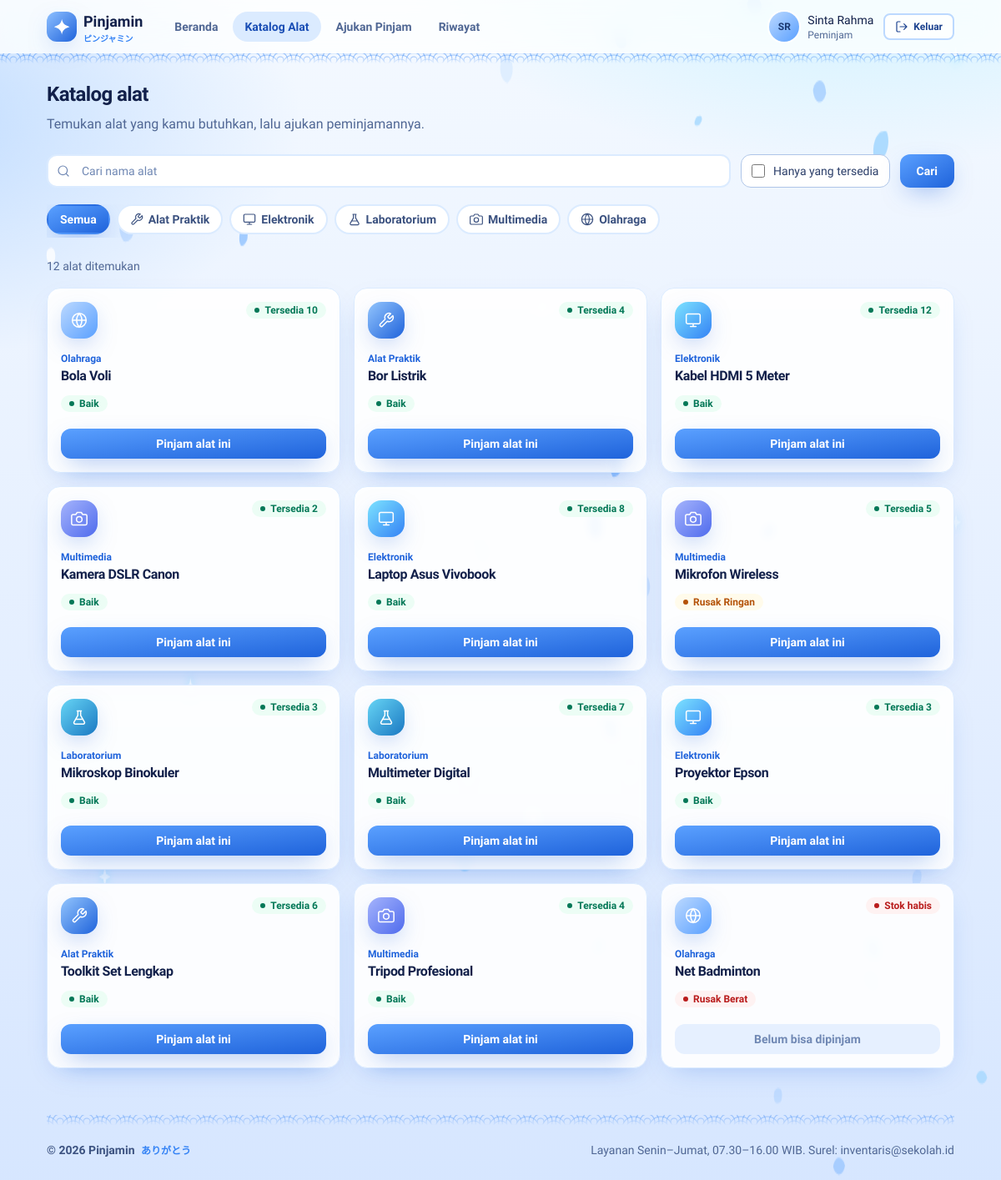
The page /peminjam/daftar_alat.php (signed in) on the database its author committed.
### tables this page shows
CREATE TABLE kategori (
  id_kategori INT(11) NOT NULL AUTO_INCREMENT,
  nama_kategori VARCHAR(255) NOT NULL,
  PRIMARY KEY (id_kategori)
);

CREATE TABLE alat (
  id_alat INT(11) NOT NULL AUTO_INCREMENT,
  nama_alat VARCHAR(255) NOT NULL,
  id_kategori INT(11) NOT NULL,
  stok INT(11) NOT NULL,
  kondisi VARCHAR(255) NOT NULL,
  PRIMARY KEY (id_alat),
  FOREIGN KEY (id_kategori) REFERENCES kategori(id_kategori)
);

### config/koneksi.php (the view, shortened to what this page needs)
<?php
function e($teks)
{
    return htmlspecialchars((string)$teks, ENT_QUOTES, 'UTF-8');
}
function url($path = '')
{
    return BASE_URL . '/' . ltrim($path, '/');
}
function db_query($k, $sql, $params = [])
{
    $st = $k->prepare($sql);
    $st->execute();
    return $st;
}
function db_all($k, $sql, $params = [])
{
    $st = db_query($k, $sql, $params);
    $hasil = $st->get_result()->fetch_all(MYSQLI_ASSOC);
    return $hasil;
}
function badge($label, $nada = 'gray')
{
    return '<span class="badge badge-' . e($nada) . '"><i></i>' . e($label) . '</span>';
}
function badge_kondisi($kondisi)
{
    $k = strtolower($kondisi);
    $nada = 'green';
    if (strpos($k, 'ringan') !== false) {
        $nada = 'amber';
    } elseif (strpos($k, 'berat') !== false || strpos($k, 'rusak') !== false) {
        $nada = 'red';
    }
    return badge($kondisi, $nada);
}
function kategori_ikon($nama)
{
    $n = strtolower($nama);
    if (strpos($n, 'elektro') !== false) return 'monitor';
    if (strpos($n, 'multi') !== false) return 'camera';
    if (strpos($n, 'praktik') !== false || strpos($n, 'bengkel') !== false) return 'tool';
    if (strpos($n, 'lab') !== false) return 'flask';
    if (strpos($n, 'olahraga') !== false) return 'ball';
    return 'box';
}
function kategori_gradien($id)
{
    $g = [
        ['#8EC0FF', '#3382F5'], ['#7DE3FF', '#3382F5'], ['#A5B4FC', '#4F6BED'],
        ['#93C5FD', '#1F63DB'], ['#67D5F5', '#1A78C2'], ['#BCD9FF', '#5AA0FF'],
    ];
    $c = $g[((int)$id) % count($g)];
    return 'background:linear-gradient(135deg,' . $c[0] . ',' . $c[1] . ')';
}
function icon($nama, $kelas = 'w-5 h-5')
{
    $path = isset($d[$nama]) ? $d[$nama] : $d['box'];
    return '<svg class="' . e($kelas) . '" viewBox="0 0 24 24" fill="none" stroke="currentColor" stroke-width="1.8" stroke-linecap="round" stroke-linejoin="round" aria-hidden="true"><path d="' . $path . '"/></svg>';
}
function alat_bisa_dipinjam($a)
{
    return (int)$a['stok'] > 0 && stripos($a['kondisi'], 'berat') === false;
}
function kartu_alat($a, $tunda = 0)
{
    $bisa = alat_bisa_dipinjam($a);
    $ikon = kategori_ikon($a['nama_kategori']);
    ob_start(); ?>
    <article class="card flex flex-col p-4">
        <div class="flex items-start justify-between gap-3">
            <span class="grid h-11 w-11 place-items-center rounded-2xl text-white shadow-glow" style="<?= kategori_gradien($a['id_kategori']) ?>"><?= icon($ikon, 'w-5 h-5') ?></span>
            <?php if ($bisa): ?>
                <span class="badge badge-green"><i></i>Tersedia <?= (int)$a['stok'] ?></span>
            <?php else: ?>
                <span class="badge badge-red"><i></i><?= (int)$a['stok'] < 1 ? 'Stok habis' : 'Tidak layak pakai' ?></span>
            <?php endif; ?>
        </div>
        <p class="mt-4 text-xs font-bold text-accent-600"><?= e($a['nama_kategori']) ?></p>
        <h3 class="mt-0.5 text-base font-black leading-snug text-zinc-900"><?= e($a['nama_alat']) ?></h3>
        <div class="mt-2"><?= badge_kondisi($a['kondisi']) ?></div>
        <div class="mt-auto pt-5">
            <?php if ($bisa): ?>
                <a href="<?= url('peminjam/pinjam.php?id=' . (int)$a['id_alat']) ?>" class="btn btn-primary w-full">Pinjam alat ini</a>
            <?php else: ?>
                <span class="btn w-full cursor-not-allowed bg-zinc-100 text-zinc-400">Belum bisa dipinjam</span>
            <?php endif; ?>
        </div>
    </article>
    <?php
    return ob_get_clean();
}

### peminjam/daftar_alat.php (shortened to what this page needs)
<?php
require_once '../includes/auth.php';
$q = trim(isset($_GET['q']) ? $_GET['q'] : '');
$id_kat = isset($_GET['kategori']) ? (int)$_GET['kategori'] : 0;
$hanya_tersedia = !empty($_GET['tersedia']);
$kategori = db_all($koneksi, 'SELECT * FROM kategori ORDER BY nama_kategori');
$sql = 'SELECT a.*, k.nama_kategori FROM alat a JOIN kategori k ON k.id_kategori = a.id_kategori WHERE 1=1';
$par = [];
$sql .= " ORDER BY (a.stok > 0 AND a.kondisi NOT LIKE '%berat%') DESC, a.nama_alat";
$daftar = db_all($koneksi, $sql, $par);
function link_filter($ubah)
{
    $p = array_merge($_GET, $ubah);
    $p = array_filter($p, function ($v) { return $v !== '' && $v !== null && $v !== 0 && $v !== '0'; });
    return url('peminjam/daftar_alat.php') . ($p ? '?' . http_build_query($p) : '');
}
require_once '../includes/header.php';
require_once '../includes/navbar.php';
?>
<div>
    <div class="flex flex-col gap-2">
        <h1 class="text-2xl font-semibold text-zinc-900">Katalog alat</h1>
        <p class="text-zinc-500">Temukan alat yang kamu butuhkan, lalu ajukan peminjamannya.</p>
    </div>
    <form method="get" class="mt-6 flex flex-col gap-3 sm:flex-row">
        <div class="relative flex-1">
            <span class="pointer-events-none absolute left-3 top-1/2 -translate-y-1/2 text-zinc-400"><?= icon('search', 'w-4 h-4') ?></span>
            <input type="search" name="q" value="<?= e($q) ?>" class="input pl-10" placeholder="Cari nama alat" aria-label="Cari alat">
        </div>
        <label class="flex cursor-pointer items-center gap-2.5 rounded-xl border border-zinc-300 bg-white px-3 py-2 text-sm font-medium text-zinc-700">
            <input type="checkbox" name="tersedia" value="1" class="h-4 w-4 rounded border-zinc-300 text-zinc-900 focus:ring-accent-500" <?= $hanya_tersedia ? 'checked' : '' ?> onchange="this.form.submit()">
            Hanya yang tersedia
        </label>
        <button class="btn btn-primary px-5">Cari</button>
    </form>
    <div class="mt-5 flex gap-2 overflow-x-auto pb-1 scroll-thin">
        <a href="<?= link_filter(['kategori' => 0]) ?>" class="chip <?= !$id_kat ? 'chip-on' : '' ?>">Semua</a>
        <?php foreach ($kategori as $k): ?>
            <a href="<?= link_filter(['kategori' => (int)$k['id_kategori']]) ?>" class="chip <?= $id_kat === (int)$k['id_kategori'] ? 'chip-on' : '' ?>">
                <?= icon(kategori_ikon($k['nama_kategori']), 'w-4 h-4') ?> <?= e($k['nama_kategori']) ?>
            </a>
        <?php endforeach; ?>
    </div>
    <p class="mt-6 text-sm text-zinc-500"><?= count($daftar) ?> alat ditemukan<?= $q !== '' ? ' untuk "' . e($q) . '"' : '' ?></p>
    <?php if ($daftar): ?>
        <div class="mt-4 grid gap-4 sm:grid-cols-2 lg:grid-cols-3">
            <?php foreach ($daftar as $i => $a) { echo kartu_alat($a); } ?>
        </div>
    <?php endif; ?>
</div>
<?php require_once '../includes/footer.php'; ?>

### includes/header.php (style rules this page uses)
body { background-color: #EAF3FF; background-image: radial-gradient(60rem 36rem at 85% -10%, rgba(125,227,255,.45), transparent 60%), radial-gradient(50rem 30rem at -10% 10%, rgba(142,192,255,.5), transparent 60%), linear-gradient(180deg, #F4F9FF 0%, #E3EEFF 60%, #D6E6FF 100%); background-attachment: fixed; min-height: 100vh; }
.js .masuk, .js main > * { opacity: 0; transform: translateY(14px); }
.js .tampil { opacity: 1; transform: none; transition: opacity .6s cubic-bezier(.2,.7,.2,1), transform .6s cubic-bezier(.2,.7,.2,1); transition-delay: var(--d, 0ms); }
a.card, article.card { transition: transform .25s cubic-bezier(.2,.7,.2,1), box-shadow .25s, border-color .25s; }

### rows shown on the page
kategori: nama_kategori "Alat Praktik"
kategori: nama_kategori "Elektronik"
kategori: nama_kategori "Laboratorium"
kategori: nama_kategori "Multimedia"
kategori: nama_kategori "Olahraga"
alat: stok "10", id_kategori.nama_kategori "Olahraga", nama_alat "Bola Voli", kondisi "Baik"
alat: stok "4", id_kategori.nama_kategori "Alat Praktik", nama_alat "Bor Listrik", kondisi "Baik"
alat: stok "12", id_kategori.nama_kategori "Elektronik", nama_alat "Kabel HDMI 5 Meter", kondisi "Baik"
alat: stok "2", id_kategori.nama_kategori "Multimedia", nama_alat "Kamera DSLR Canon", kondisi "Baik"
alat: stok "8", id_kategori.nama_kategori "Elektronik", nama_alat "Laptop Asus Vivobook", kondisi "Baik"
alat: stok "5", id_kategori.nama_kategori "Multimedia", nama_alat "Mikrofon Wireless", kondisi "Rusak Ringan"
alat: stok "3", id_kategori.nama_kategori "Laboratorium", nama_alat "Mikroskop Binokuler", kondisi "Baik"
alat: stok "7", id_kategori.nama_kategori "Laboratorium", nama_alat "Multimeter Digital", kondisi "Baik"
alat: stok "3", id_kategori.nama_kategori "Elektronik", nama_alat "Proyektor Epson", kondisi "Baik"
alat: stok "6", id_kategori.nama_kategori "Alat Praktik", nama_alat "Toolkit Set Lengkap", kondisi "Baik"
alat: stok "4", id_kategori.nama_kategori "Multimedia", nama_alat "Tripod Profesional", kondisi "Baik"
alat: stok 0 (drawn), id_kategori.nama_kategori "Olahraga", nama_alat "Net Badminton", kondisi "Rusak Berat"

### other values the page prints
$m[1] "Beranda"
$m[1] "Katalog Alat"
$m[1] "Ajukan Pinjam"
$m[1] "Riwayat"
inisial($user['nama']) "SR"
$user['nama'] "Sinta Rahma"
$user['level'] "Peminjam"
count($daftar) "12"
